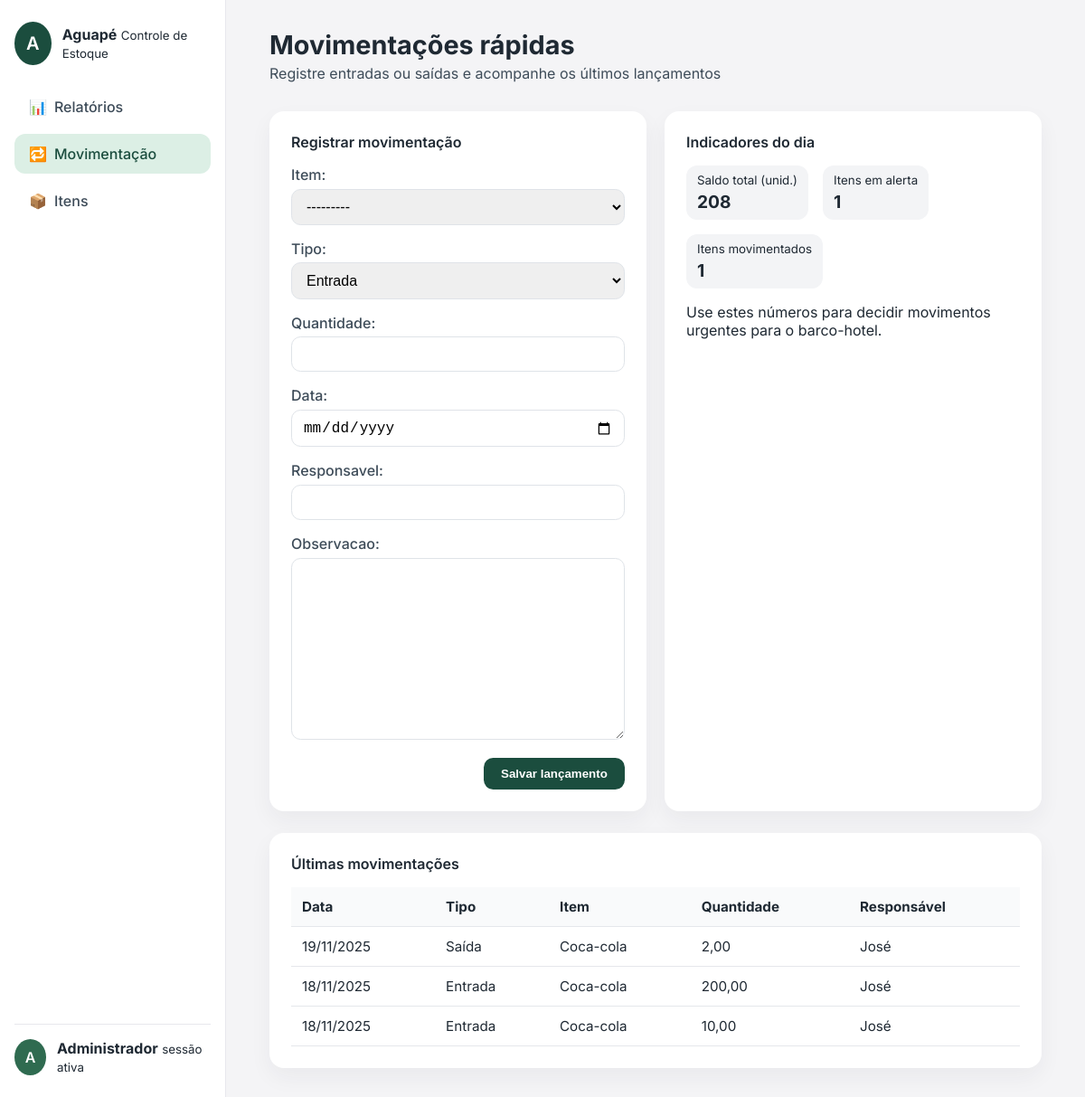
Page /movimentacao/ on the committed database.
### controle/models.py (models this page shows, shortened)
class Movimentacao(models.Model):
    TIPOS = [
        ("ENTRADA", "Entrada"),
        ("SAIDA", "Saída"),
    ]
    item = models.ForeignKey(Item, on_delete=models.PROTECT, related_name="movimentacoes")
    tipo = models.CharField(max_length=8, choices=TIPOS, default="ENTRADA")
    quantidade = models.DecimalField(max_digits=10, decimal_places=2, validators=[MinValueValidator(Decimal("0.01"))])
    data = models.DateField(default=timezone.now)
    responsavel = models.CharField(max_length=80)
    observacao = models.TextField(blank=True)
    class Meta:
        ordering = ("-data", "-id")

class Item(models.Model):
    UNIDADES = [
        ("UN", "Unidade"),
        ("KG", "Quilo"),
        ("L", "Litro"),
    ]
    nome = models.CharField(max_length=120)
    codigo_estoque = models.CharField("Código de estoque", max_length=30, unique=True)
    unidade = models.CharField(max_length=2, choices=UNIDADES, default="UN")
    estoque_minimo = models.DecimalField(
        max_digits=10,
        decimal_places=2,
        validators=[MinValueValidator(Decimal("0"))],
    )
    estoque_atual = models.DecimalField(
        max_digits=10,
        decimal_places=2,
        default=0,
        validators=[MinValueValidator(Decimal("0"))],
    )
    observacao = models.TextField(blank=True)
    ativo = models.BooleanField(default=True)
    criado_em = models.DateTimeField(auto_now_add=True)
    class Meta:
        ordering = ("nome",)
    def __str__(self):
        return f"{self.nome} ({self.codigo_estoque})"

### controle/views.py (the view)
# urls.py: path("movimentacao/", views.movimentacao_simples, name="movimentacao"),
def movimentacao_simples(request):
    if request.method == "POST":
        form = MovimentacaoForm(request.POST)
        if form.is_valid():
            mov = form.save()
            messages.success(request, f"{mov.get_tipo_display()} registrada para {mov.item.nome}.")
            return redirect("controle:movimentacao")
    else:
        form = MovimentacaoForm(initial={"responsavel": request.user.get_username() or ""})
    ultimas = Movimentacao.objects.select_related("item").order_by("-data", "-id")[:10]
    indicadores = {
        "saldo_total": Item.objects.aggregate(total=Sum("estoque_atual"))["total"] or 0,
        "alertas": Item.objects.filter(estoque_atual__lte=F("estoque_minimo")).count(),
        "itens_movimentados": Movimentacao.objects.values("item").distinct().count(),
    }
    return render(
        request,
        "controle/movimentacao.html",
        {
            "form": form,
            "movimentacoes": ultimas,
            "indicadores": indicadores,
        },
    )

### controle/forms.py (shortened to what this page needs)
class MovimentacaoForm(forms.ModelForm):
    class Meta:
        model = Movimentacao
        fields = ["item", "tipo", "quantidade", "data", "responsavel", "observacao"]
        widgets = {
            "data": forms.DateInput(attrs={"type": "date"}),
        }

### templates/controle/movimentacao.html (shortened to what this page needs)
{% extends "base.html" %}
{% block page_title %}Movimentações rápidas{% endblock %}
{% block page_subtitle %}Registre entradas ou saídas e acompanhe os últimos lançamentos{% endblock %}
{% block content %}
<div class="grid two-columns">
    <div class="card">
        <div class="card-header">
            <span>Registrar movimentação</span>
        </div>
        <form method="post">
            <div class="form-grid">
                {% for field in form %}
                    <div class="form-field">
                        {{ field.label_tag }}
                        {{ field }}
                    </div>
                {% endfor %}
            </div>
            <div class="card-actions">
                <button type="submit" class="btn">Salvar lançamento</button>
            </div>
        </form>
    </div>
    <div class="card">
        <div class="card-header">
            <span>Indicadores do dia</span>
        </div>
        <div class="badges">
            <div class="badge">
                <small>Saldo total (unid.)</small>
                <strong>{{ indicadores.saldo_total }}</strong>
            </div>
            <div class="badge">
                <small>Itens em alerta</small>
                <strong>{{ indicadores.alertas }}</strong>
            </div>
            <div class="badge">
                <small>Itens movimentados</small>
                <strong>{{ indicadores.itens_movimentados }}</strong>
            </div>
        </div>
        <p>Use estes números para decidir movimentos urgentes para o barco-hotel.</p>
    </div>
</div>
<div class="card">
    <div class="card-header">
        <span>Últimas movimentações</span>
    </div>
    <div class="table-responsive">
        <table>
            <thead>
                <tr>
                    <th>Data</th>
                    <th>Tipo</th>
                    <th>Item</th>
                    <th>Quantidade</th>
                    <th>Responsável</th>
                </tr>
            </thead>
            <tbody>
                {% for mov in movimentacoes %}
                    <tr>
                        <td>{{ mov.data|date:"d/m/Y" }}</td>
                        <td>{{ mov.get_tipo_display }}</td>
                        <td>{{ mov.item.nome }}</td>
                        <td>{{ mov.quantidade }}</td>
                        <td>{{ mov.responsavel }}</td>
                    </tr>
                {% empty %}
                    <tr><td colspan="5">Sem movimentações registradas.</td></tr>
                {% endfor %}
            </tbody>
        </table>
    </div>
</div>
{% endblock %}

### templates/base.html (shortened to what this page needs)
{% load static %}
<!DOCTYPE html>
<html lang="pt-br">
<head>
    <link rel="stylesheet" href="{% static 'css/aguape.css' %}">
</head>
<body>
    <div class="layout">
        <aside class="sidebar">
            <div class="brand">
                <div class="brand-logo">A</div>
                <div>
                    <strong>Aguapé</strong>
                    <small>Controle de Estoque</small>
                </div>
            </div>
            <nav class="sidebar-nav">
                <a href="{% url 'controle:relatorio' %}" class="nav-link {% if request.resolver_match.url_name == 'relatorio' %}active{% endif %}">
                    <span class="icon">📊</span> Relatórios
                </a>
                <a href="{% url 'controle:movimentacao' %}" class="nav-link {% if request.resolver_match.url_name == 'movimentacao' %}active{% endif %}">
                    <span class="icon">🔁</span> Movimentação
                </a>
                <a href="{% url 'controle:cadastro_itens' %}" class="nav-link {% if request.resolver_match.url_name == 'cadastro_itens' %}active{% endif %}">
                    <span class="icon">📦</span> Itens
                </a>
            </nav>
            <div class="sidebar-footer">
                <div class="user-circle">
                    {{ request.user.get_username|default:"A"|slice:":1"|upper }}
                </div>
                <div>
                    <strong>{{ request.user.get_username|default:"Administrador" }}</strong>
                    <small>sessão ativa</small>
                </div>
            </div>
        </aside>
        <main class="content">
            <header class="content-header">
                <div>
                    <h1>{% block page_title %}Controle de Estoque{% endblock %}</h1>
                    <p class="subtitle">{% block page_subtitle %}Barco-Hotel Aguapé{% endblock %}</p>
                </div>
            </header>
            <section class="content-body">
                {% block content %}{% endblock %}
            </section>
        </main>
    </div>
</body>
</html>

### static/css/aguape.css (style rules this page uses)
:root { --green-700: #1b4d3e; --green-500: #2f6b50; --green-200: #dcefe5; --red-500: #c1292e; --yellow-500: #d99f1e; --gray-900: #1f2933; --gray-700: #3e4c59; --gray-100: #f4f4f6; --white: #ffffff; font-size: 16px; }
* { box-sizing: border-box; }
body { margin: 0; font-family: "Inter", system-ui, -apple-system, BlinkMacSystemFont, "Segoe UI", sans-serif; background: var(--gray-100); color: var(--gray-900); }
.layout { display: flex; min-height: 100vh; }
.sidebar { width: 250px; background: #fff; border-right: 1px solid #e7e7ed; padding: 1.5rem 1rem; display: flex; flex-direction: column; gap: 1.5rem; }
.brand { display: flex; gap: 0.75rem; align-items: center; }
.brand-logo { width: 48px; height: 48px; border-radius: 50%; background: var(--green-700); color: var(--white); display: inline-flex; align-items: center; justify-content: center; font-weight: 600; font-size: 1.25rem; }
.sidebar-nav { display: flex; flex-direction: column; gap: 0.5rem; }
.nav-link { display: flex; align-items: center; gap: 0.5rem; padding: 0.75rem 1rem; border-radius: 0.75rem; color: var(--gray-700); text-decoration: none; font-weight: 500; transition: background 0.2s ease, color 0.2s ease; }
.nav-link.active, .nav-link:hover { background: var(--green-200); color: var(--green-700); }
.sidebar-footer { margin-top: auto; display: flex; gap: 0.75rem; align-items: center; padding-top: 1rem; border-top: 1px solid #e7e7ed; }
.user-circle { width: 40px; height: 40px; border-radius: 50%; background: var(--green-500); color: var(--white); display: inline-flex; align-items: center; justify-content: center; font-weight: 600; }
.content { flex: 1; padding: 2rem 3rem; display: flex; flex-direction: column; gap: 2rem; }
.content-header { display: flex; align-items: center; justify-content: space-between; flex-wrap: wrap; gap: 1rem; }
.content-header h1 { margin: 0; font-size: 1.8rem; }
.subtitle { margin: 0.25rem 0 0; color: var(--gray-700); }
.btn { border: none; background: var(--green-700); color: var(--white); padding: 0.65rem 1.2rem; border-radius: 0.65rem; font-weight: 600; cursor: pointer; }
.content-body { display: flex; flex-direction: column; gap: 1.5rem; }
.grid { display: grid; gap: 1.25rem; }
.grid.two-columns { grid-template-columns: repeat(auto-fit, minmax(280px, 1fr)); }
.card { background: #fff; border-radius: 1rem; padding: 1.5rem; box-shadow: 0 10px 25px rgba(31, 41, 55, 0.05); }
.card-header { font-weight: 600; margin-bottom: 1rem; display: flex; justify-content: space-between; align-items: center; }
.card-actions { margin-top: 1.25rem; display: flex; justify-content: flex-end; gap: 0.75rem; }
form .form-grid { display: grid; gap: 1rem; }
form .form-field { display: flex; flex-direction: column; gap: 0.35rem; }
form label { font-weight: 500; color: var(--gray-700); }
form input, form select, form textarea { width: 100%; padding: 0.6rem 0.75rem; border-radius: 0.65rem; border: 1px solid #dfe3e8; font-size: 1rem; }
.table-responsive { overflow-x: auto; }
table { width: 100%; border-collapse: collapse; font-size: 0.95rem; }
table thead { background: #f9fafb; }
table th, table td { padding: 0.75rem 0.75rem; text-align: left; border-bottom: 1px solid #e5e7eb; vertical-align: middle; }
.badges { display: flex; gap: 1rem; flex-wrap: wrap; }
.badge { background: #f3f4f6; border-radius: 0.75rem; padding: 0.5rem 0.75rem; display: inline-flex; flex-direction: column; gap: 0.25rem; }
.badge strong { font-size: 1.2rem; }

### rows in the picture
Movimentacao: data "19/11/2025", tipo "Saída", item.nome "Coca-cola", quantidade "2,00", responsavel "José"
Movimentacao: data "18/11/2025", tipo "Entrada", item.nome "Coca-cola", quantidade "200,00", responsavel "José"
Movimentacao: data "18/11/2025", tipo "Entrada", item.nome "Coca-cola", quantidade "10,00", responsavel "José"

### other values in the picture
{{ request.user.get_username|default:"A"|slice:":1"|upper }} "A"
{{ request.user.get_username|default:"Administrador" }} "Administrador"
{{ field.label_tag }} "Item:" "Tipo:" "Quantidade:" "Data:" "Responsavel:" "Observacao:"
{{ indicadores.saldo_total }} "208"
{{ indicadores.alertas }} "1"
{{ indicadores.itens_movimentados }} "1"
